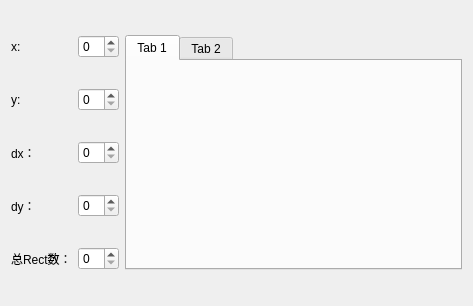
<?xml version="1.0" encoding="UTF-8"?>
<ui version="4.0">
 <class>FramePage</class>
 <widget class="QWidget" name="FramePage">
  <property name="geometry">
   <rect>
    <x>0</x>
    <y>0</y>
    <width>473</width>
    <height>306</height>
   </rect>
  </property>
  <property name="windowTitle">
   <string>Form</string>
  </property>
  <layout class="QGridLayout" name="gridLayout">
   <item row="0" column="1">
    <widget class="QSpinBox" name="xSpinBox"/>
   </item>
   <item row="1" column="1">
    <widget class="QSpinBox" name="ySpinBox"/>
   </item>
   <item row="3" column="0">
    <widget class="QLabel" name="dyLabel">
     <property name="text">
      <string>dy：</string>
     </property>
    </widget>
   </item>
   <item row="3" column="1">
    <widget class="QSpinBox" name="dySpinBox"/>
   </item>
   <item row="0" column="2" rowspan="5">
    <widget class="QTabWidget" name="tabWidget">
     <widget class="QWidget" name="tab">
      <attribute name="title">
       <string>Tab 1</string>
      </attribute>
     </widget>
     <widget class="QWidget" name="tab_2">
      <attribute name="title">
       <string>Tab 2</string>
      </attribute>
     </widget>
    </widget>
   </item>
   <item row="1" column="0">
    <widget class="QLabel" name="yLabel">
     <property name="text">
      <string>y:</string>
     </property>
    </widget>
   </item>
   <item row="2" column="0">
    <widget class="QLabel" name="dxLabel">
     <property name="text">
      <string>dx：</string>
     </property>
    </widget>
   </item>
   <item row="4" column="0">
    <widget class="QLabel" name="totalRectLabel">
     <property name="text">
      <string>总Rect数：</string>
     </property>
    </widget>
   </item>
   <item row="4" column="1">
    <widget class="QSpinBox" name="totalRectNumberSpinBox"/>
   </item>
   <item row="0" column="0">
    <widget class="QLabel" name="xLabel">
     <property name="text">
      <string>x:</string>
     </property>
    </widget>
   </item>
   <item row="2" column="1">
    <widget class="QSpinBox" name="dxSpinBox"/>
   </item>
  </layout>
 </widget>
 <resources/>
 <connections/>
</ui>
